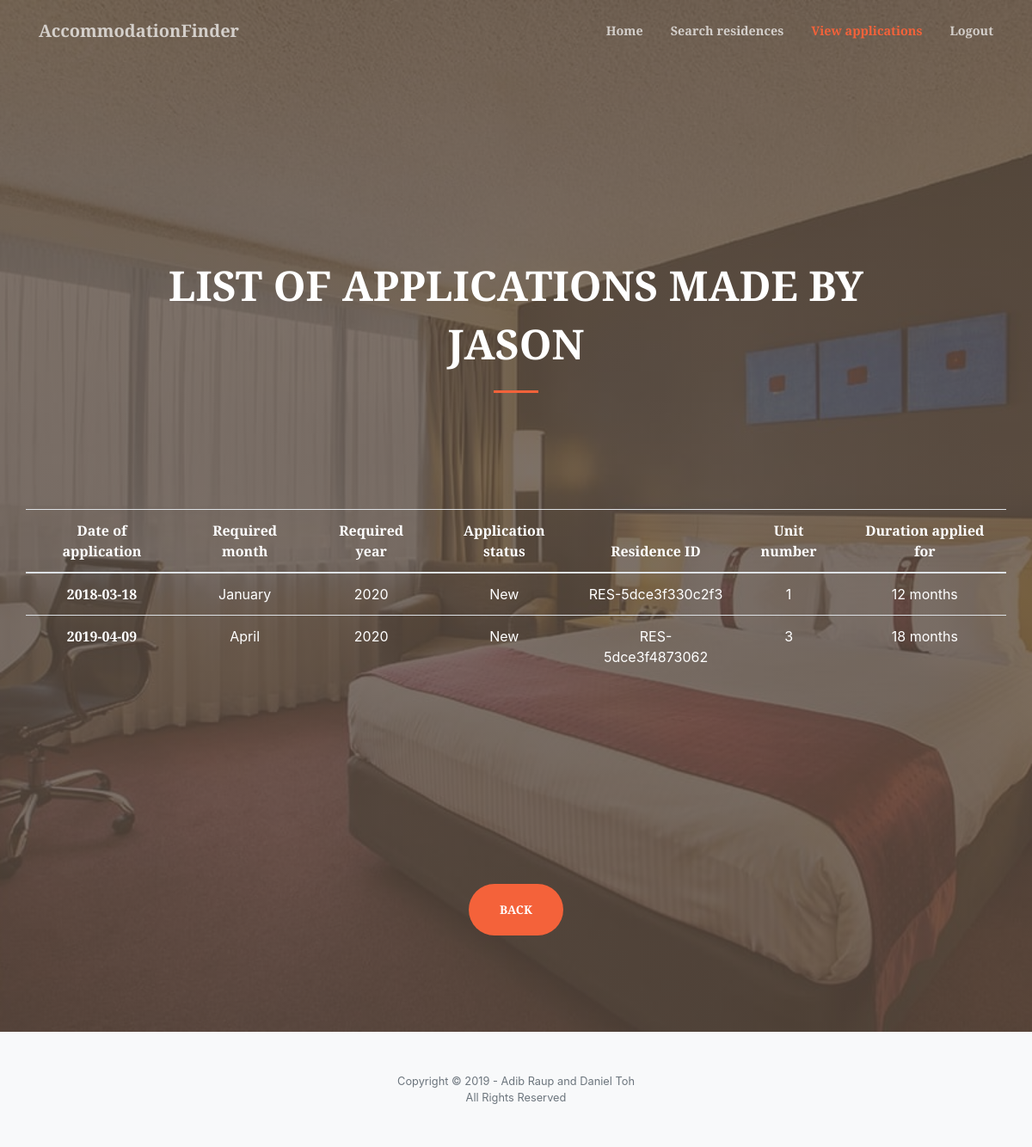
The app's page /applicantViewApplications.php (signed in), older data.
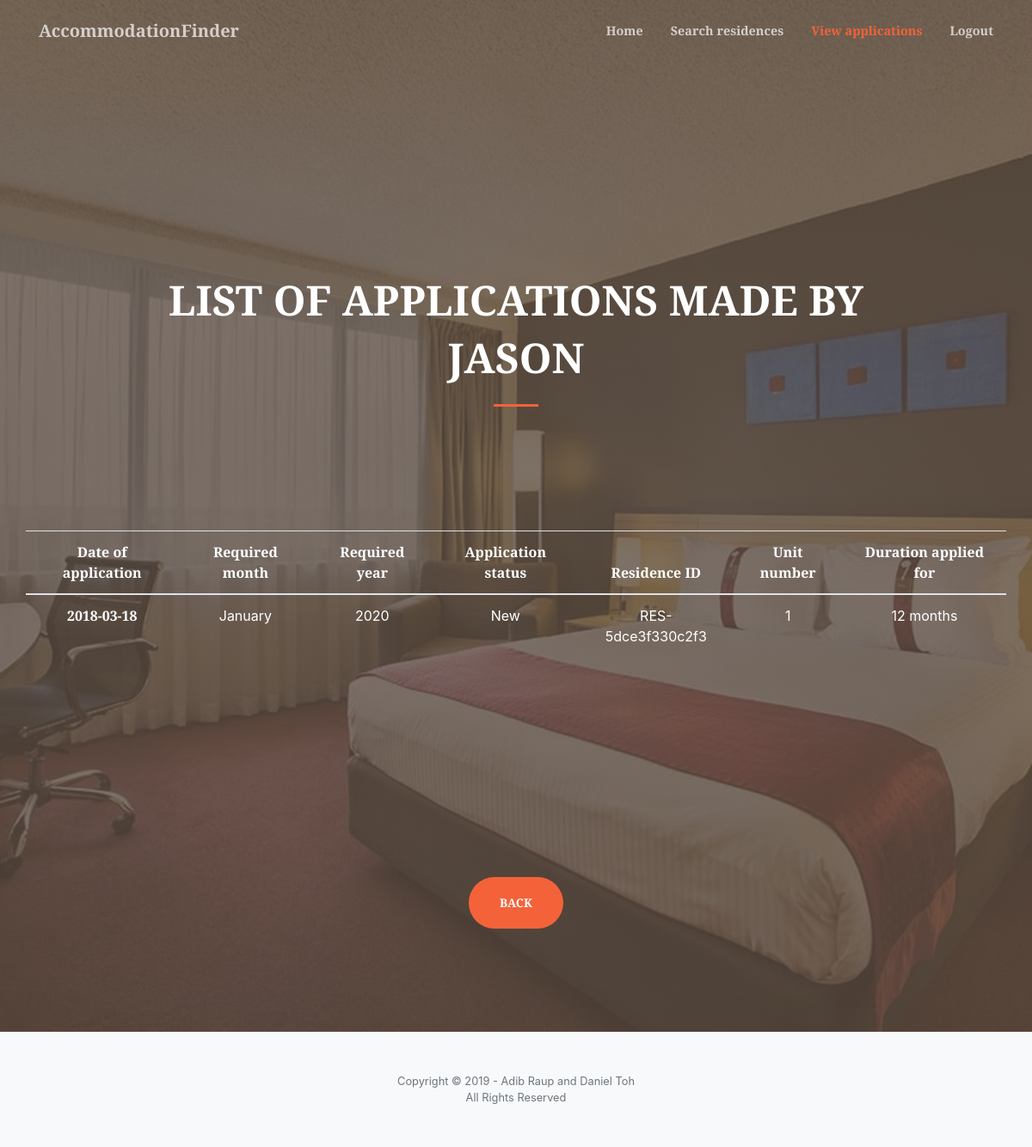
The same page, newer data.
### tables this page shows
CREATE TABLE `application` (
  `applyID` varchar(20) NOT NULL,
  `applyDate` date NOT NULL,
  `reqMonth` char(10) NOT NULL,
  `reqYear` int(4) NOT NULL,
  `status` char(10) NOT NULL,
  `applyUName` varchar(30) NOT NULL,
  `resID` varchar(20) NOT NULL,
  `unitNo` int(10) NOT NULL,
  `duration` varchar(10) NOT NULL,
  PRIMARY KEY (`applyID`),
  FOREIGN KEY (`applyUName`) REFERENCES users(`username`),
  FOREIGN KEY (`resID`) REFERENCES residence(`resID`)
);

### applicantViewApplications.php (the view, shortened to what this page needs)
<!DOCTYPE html>
<html lang="en">
<head>
  <link href="vendor/fontawesome-free/css/all.min.css" rel="stylesheet" type="text/css">
  <link href="vendor/magnific-popup/magnific-popup.css" rel="stylesheet">
  <link href="css/creative3.5.min.css" rel="stylesheet">
</head>
<body id="page-top">
  <nav class="navbar navbar-expand-lg navbar-light fixed-top py-3" id="mainNav">
    <div class="container">
      <a class="navbar-brand js-scroll-trigger" href="index.html">AccommodationFinder</a>
      <div class="collapse navbar-collapse" id="navbarResponsive">
        <ul class="navbar-nav ml-auto my-2 my-lg-0">
          <li class="nav-item">
            <a class="nav-link js-scroll-trigger" href="applicantHome.php">Home</a>
          </li>
          <li class="nav-item">
            <a class="nav-link js-scroll-trigger" href="searchAccommodation.html">Search residences</a>
          </li>
          <li class="nav-item">
            <a class="nav-link js-scroll-trigger" href="#page-top">View applications</a>
          </li>
          <li class="nav-item">
            <a class="nav-link js-scroll-trigger" href="index.html">Logout</a>
          </li>
        </ul>
      </div>
    </div>
  </nav>
  <header class="masthead">
    <div class="container h-100">
      <div class="row h-100 align-items-center justify-content-center text-center">
        <div class="col-lg-10 align-self-end">
          <h1 class="text-uppercase text-white font-weight-bold"><font size="7">List of applications
            made by <?php echo $_SESSION["Username"]; ?></font></h1>
          <hr class="divider my-4">
        </div>
          <table class="table table-hover">
            <thead>
              <tr>
                <th><font color="white">Date of application</font></th>
                <th><font color="white">Required month</font></th>
                <th><font color="white">Required year</font></th>
                <th><font color="white">Application status</font></th>
                <th><font color="white">Residence ID</font></th>
                <th><font color="white">Unit number</font></th>
                <th><font color="white">Duration applied for</font></th>
              </tr>
            </thead>
            <tbody>
              <?php
              $servername = "localhost";
              $username = "root";
              $password = "";
              $conn = new mysqli($servername, $username, $password);
              $conn->select_db("accommodationfinder");
              $uName = $_SESSION["Username"];
              $lq = "SELECT * FROM application WHERE applyUName = '$uName'";
              $res = $conn->query($lq);
              foreach($res as $opt){
              ?>
                <tr>
                  <th scope="row" class="date"><font color="white"><?php echo $opt['applyDate']?></font></th>
                  <td class="month"><font color="white"><?php echo $opt['reqMonth']?></font></td>
                  <td class="year"><font color="white"><?php echo $opt['reqYear']?></font></td>
                  <td class="status"><font color="white"><?php echo $opt['status']?></font></td>
                  <td class="status"><font color="white"><?php echo $opt['resID']?></font></td>
                  <td class="status"><font color="white"><?php echo $opt['unitNo']?></font></td>
                  <td class="status"><font color="white"><?php echo $opt['duration']?></font></td>
                </tr>
              <?php }?>
            </tbody>
          </table>
          <br><br>
        <a class="btn btn-primary btn-xl js-scroll-trigger" href="applicantHome.php">Back</a>
      </div>
    </div>
  </header>
  <footer class="bg-light py-5">
    <div class="container">
      <div class="small text-center text-muted">Copyright &copy; 2019 - Adib Raup and Daniel Toh</div>
      <div class="small text-center text-muted">All Rights Reserved</div>
    </div>
  </footer>
</body>
</html>

Row changes from the older to the newer data that the page shows:
no longer on this page (row edited): application: applyDate "2019-04-09", reqMonth "April", reqYear "2020", status "New", resID "RES-5dce3f4873062", unitNo "3", duration "18 months"
